Frame 1 (no input): blank canvas, image omitted
Frame 60 (the mouse pressed at the canvas centre just before this capture): blank canvas, image omitted
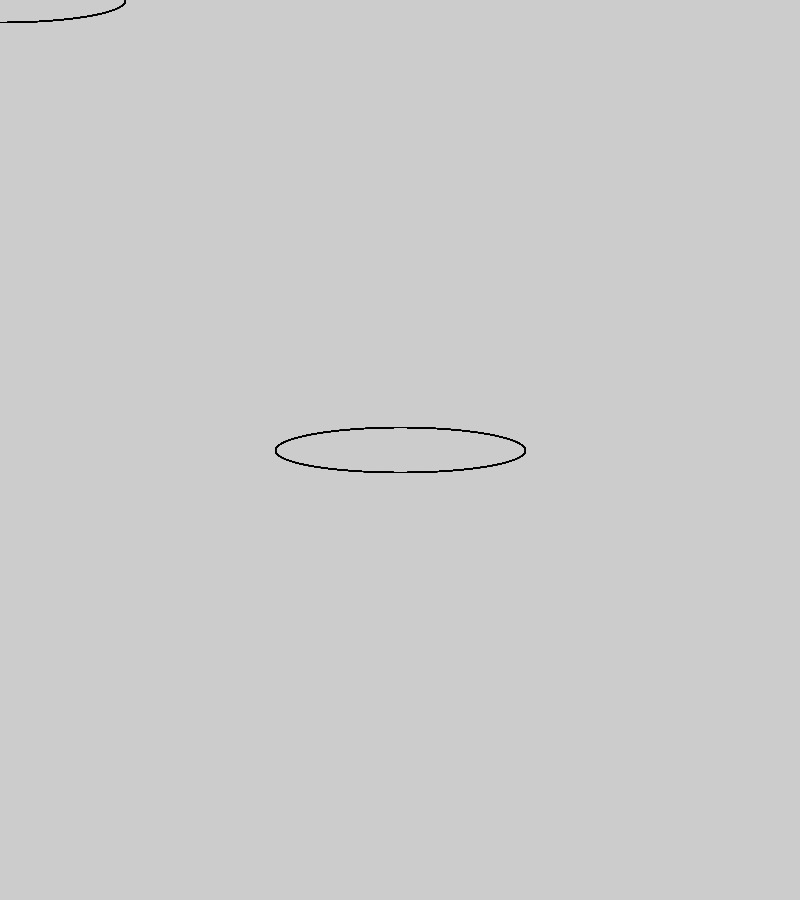
Frame 120 (the mouse held since frame 60 and released just before this capture)

The Processing sketch whose frames 1 and 60 were blank and that drew this single picture after the mouse press (run headless with seeded random() and noise(); from frame 60 on, the mouse is pressed at the canvas centre):

// Processing sketch: sketch_191122a
// ── sketch_191122a.pde
void setup () {
   size(800,900);
}
void draw() {
  fill(950,1000);
  ellipse(mouseX,mouseY,250,45);
}
